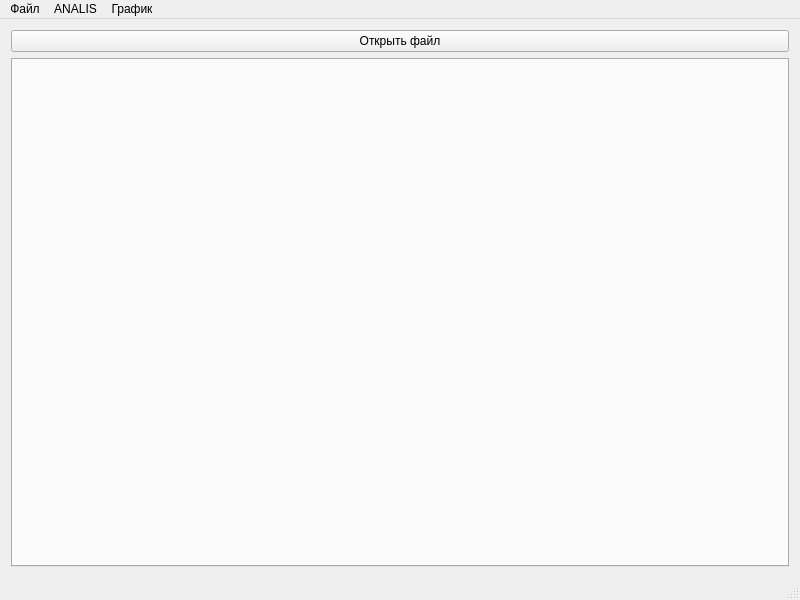
<?xml version="1.0" encoding="UTF-8"?>
<ui version="4.0">
 <class>MainWindow</class>
 <widget class="QMainWindow" name="MainWindow">
  <property name="geometry">
   <rect>
    <x>0</x>
    <y>0</y>
    <width>800</width>
    <height>600</height>
   </rect>
  </property>
  <property name="windowTitle">
   <string>MainWindow</string>
  </property>
  <property name="dockOptions">
   <set>QMainWindow::AllowTabbedDocks|QMainWindow::AnimatedDocks</set>
  </property>
  <widget class="QWidget" name="centralWidget">
   <layout class="QGridLayout" name="gridLayout">
    <item row="1" column="0">
     <widget class="QTabWidget" name="tabWidget">
      <property name="currentIndex">
       <number>-1</number>
      </property>
     </widget>
    </item>
    <item row="0" column="0">
     <widget class="QPushButton" name="openNewFileButton">
      <property name="text">
       <string>Открыть файл</string>
      </property>
      <property name="flat">
       <bool>false</bool>
      </property>
     </widget>
    </item>
   </layout>
  </widget>
  <widget class="QMenuBar" name="menuBar">
   <property name="geometry">
    <rect>
     <x>0</x>
     <y>0</y>
     <width>800</width>
     <height>25</height>
    </rect>
   </property>
   <property name="defaultUp">
    <bool>true</bool>
   </property>
   <widget class="QMenu" name="menuFile">
    <property name="title">
     <string>Файл</string>
    </property>
    <addaction name="OpenFile"/>
    <addaction name="separator"/>
    <addaction name="SaveAs"/>
    <addaction name="Exit"/>
   </widget>
   <widget class="QMenu" name="menuANALIS">
    <property name="title">
     <string>ANALIS</string>
    </property>
    <addaction name="StatisticAnalyze"/>
    <addaction name="ClusterAnalyze"/>
    <addaction name="ComponentAnalyze"/>
    <addaction name="ElasticMapAnalyze"/>
    <addaction name="TopologicAnalyze"/>
   </widget>
   <widget class="QMenu" name="menuGraphic">
    <property name="title">
     <string>График</string>
    </property>
    <addaction name="menuGraphicShowData"/>
    <addaction name="menuGraphicShowCoords"/>
    <addaction name="menuGraphicShowGraphic"/>
   </widget>
   <addaction name="menuFile"/>
   <addaction name="menuANALIS"/>
   <addaction name="menuGraphic"/>
  </widget>
  <widget class="QStatusBar" name="statusBar">
   <property name="enabled">
    <bool>false</bool>
   </property>
  </widget>
  <action name="OpenFile">
   <property name="text">
    <string>Открыть</string>
   </property>
  </action>
  <action name="SaveAs">
   <property name="enabled">
    <bool>false</bool>
   </property>
   <property name="text">
    <string>Сохранить как...</string>
   </property>
   <property name="visible">
    <bool>false</bool>
   </property>
  </action>
  <action name="Exit">
   <property name="text">
    <string>Выход</string>
   </property>
  </action>
  <action name="StatisticAnalyze">
   <property name="text">
    <string>Описательные статистики</string>
   </property>
   <property name="visible">
    <bool>false</bool>
   </property>
  </action>
  <action name="FrequencyAnalyze">
   <property name="text">
    <string>Частотный анализ</string>
   </property>
  </action>
  <action name="ClusterAnalyze">
   <property name="text">
    <string>Кластерный анализ(K-means)</string>
   </property>
   <property name="visible">
    <bool>false</bool>
   </property>
  </action>
  <action name="ComponentAnalyze">
   <property name="text">
    <string>Компонентный анализ (метод главных компонент)</string>
   </property>
  </action>
  <action name="ElasticMapAnalyze">
   <property name="text">
    <string>Упругие карты</string>
   </property>
   <property name="visible">
    <bool>false</bool>
   </property>
  </action>
  <action name="LinearAnalyze">
   <property name="text">
    <string>Линейный</string>
   </property>
   <property name="visible">
    <bool>false</bool>
   </property>
  </action>
  <action name="SpearmanAnalyze">
   <property name="text">
    <string>Спирмена</string>
   </property>
   <property name="visible">
    <bool>false</bool>
   </property>
  </action>
  <action name="KendellAnalyze">
   <property name="text">
    <string>Кендалла</string>
   </property>
  </action>
  <action name="PairRegressionAnalyze">
   <property name="text">
    <string>Парная регрессия</string>
   </property>
  </action>
  <action name="LinearRegressionAnalyze">
   <property name="text">
    <string>Линейная регрессия</string>
   </property>
  </action>
  <action name="menuGraphicShowData">
   <property name="checkable">
    <bool>true</bool>
   </property>
   <property name="checked">
    <bool>true</bool>
   </property>
   <property name="text">
    <string>Отображать данные</string>
   </property>
  </action>
  <action name="menuGraphicShowCoords">
   <property name="checkable">
    <bool>true</bool>
   </property>
   <property name="checked">
    <bool>true</bool>
   </property>
   <property name="text">
    <string>Отображать оси</string>
   </property>
  </action>
  <action name="menuGraphicShowGraphic">
   <property name="checkable">
    <bool>true</bool>
   </property>
   <property name="checked">
    <bool>true</bool>
   </property>
   <property name="text">
    <string>Отображать график</string>
   </property>
  </action>
  <action name="TopologicAnalyze">
   <property name="text">
    <string>Метод топологических грамматик</string>
   </property>
  </action>
 </widget>
 <layoutdefault spacing="6" margin="11"/>
 <resources/>
 <connections>
  <connection>
   <sender>menuBar</sender>
   <signal>triggered(QAction*)</signal>
   <receiver>MainWindow</receiver>
   <slot>MenuAction(QAction*)</slot>
   <hints>
    <hint type="sourcelabel">
     <x>155</x>
     <y>11</y>
    </hint>
    <hint type="destinationlabel">
     <x>151</x>
     <y>299</y>
    </hint>
   </hints>
  </connection>
  <connection>
   <sender>tabWidget</sender>
   <signal>currentChanged(int)</signal>
   <receiver>MainWindow</receiver>
   <slot>ChangeTab(int)</slot>
   <hints>
    <hint type="sourcelabel">
     <x>189</x>
     <y>233</y>
    </hint>
    <hint type="destinationlabel">
     <x>20</x>
     <y>638</y>
    </hint>
   </hints>
  </connection>
 </connections>
 <slots>
  <slot>MenuAction(QAction*)</slot>
  <slot>ChangeTab(int)</slot>
 </slots>
</ui>
